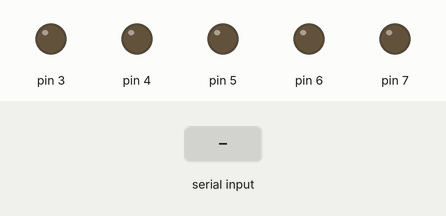
The sketch below on a simulated Arduino Uno, built with avr-gcc and run on an emulated ATmega328P. Parts: output pins drawn as LEDs (lit = HIGH). The test bench sets the inputs (shaded band).

Above: at 1.2 s.
1.3 s: "1" received over Serial
At 2.3 s:
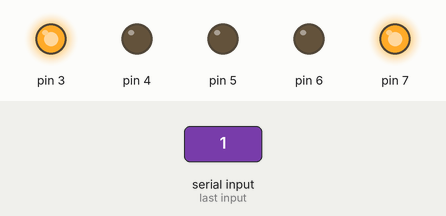
2.8 s: "0" received over Serial
At 3.4 s:
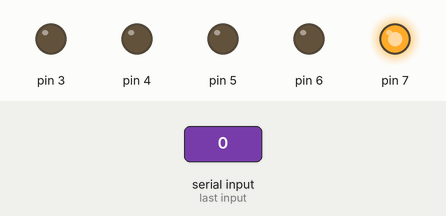
4.3 s: "2" received over Serial
At 5.5 s:
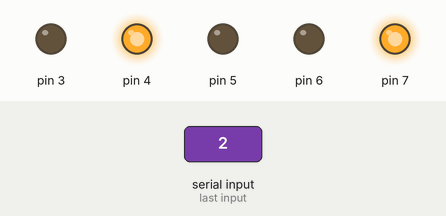
5.8 s: "1" received over Serial
At 6.9 s:
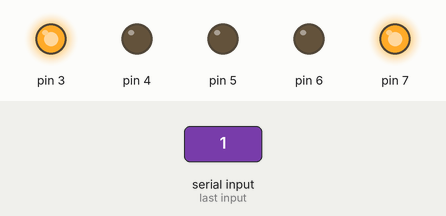
Timing chart, 0 to 8.3 s (numbered marks = the images above; inputs shaded):
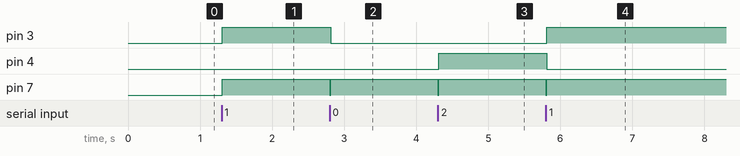

Measured:
- after the input at 1.3 s, pin 3, pin 7: LOW → HIGH at once
- after the input at 2.8 s, pin 3: HIGH → LOW at once; pin 7: HIGH → LOW at once, → HIGH 0.01 s later
- after the input at 4.3 s, pin 4: LOW → HIGH at once; pin 7: HIGH → LOW at once, → HIGH 0.01 s later
- after the input at 5.8 s, pin 3: LOW → HIGH at once; pin 4: HIGH → LOW at once; pin 7: HIGH → LOW at once, → HIGH 0.01 s later

The sketch:

TaskDay03Homework.ino
```cpp
void setup()
{
  Serial.begin(9600);
  pinMode(3, OUTPUT);
  pinMode(4, OUTPUT);
  pinMode(5, OUTPUT);
  pinMode(6, OUTPUT);
  pinMode(7, OUTPUT);
}
int income;
void loop()
{
  if(Serial.available()>0)
  {
  	income=Serial.read();
    income-='0';
  	digitalWrite(7,LOW);
  	delay(10);
  	digitalWrite(3,(income&0x1)?HIGH:LOW);
  	digitalWrite(4,((income>>1)&0x1)?HIGH:LOW);
  	digitalWrite(5,((income>>2)&0x1)?HIGH:LOW);
  	digitalWrite(6,((income>>3)&0x1)?HIGH:LOW);
  	digitalWrite(7,HIGH);
  	while(!Serial.available());
  }
}
```
